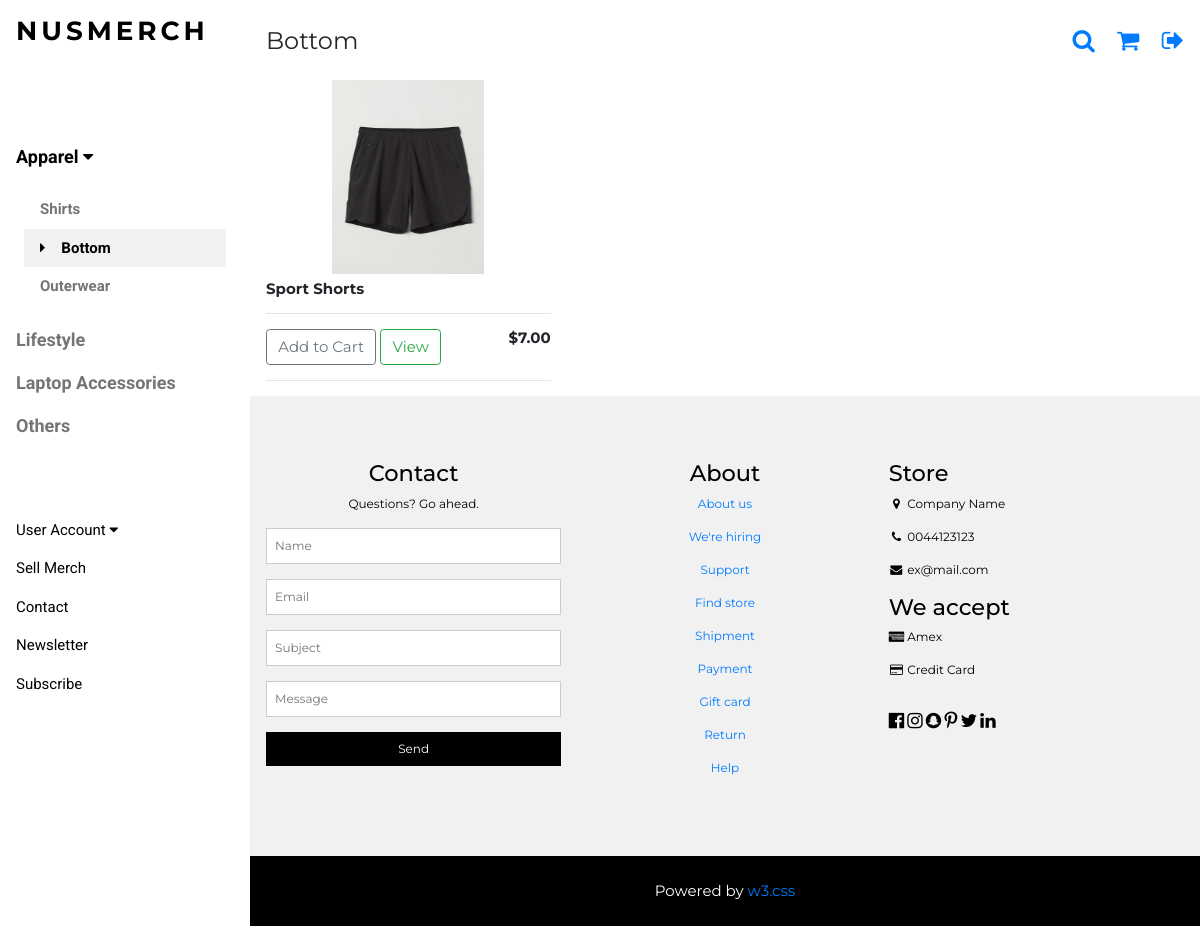
/bottom/, run on the app's committed database.
### nusmerch/models.py (models this page shows, shortened)
class Product(models.Model):
	cat = [
    ('Shirt', 'Shirt'),
    ('Outerwear', 'Outerwear'),
   	('Bottom', 'Bottom'),
   	('Laptop Accessories', 'Laptop Accessories'),
	('Lifestyle', 'Lifestyle'),
   	('Others', 'Others'),
   	]
	name = models.CharField(max_length=200,null=True)
	price = models.DecimalField(decimal_places=2,max_digits=5)
	organisation = models.CharField(max_length=200,null=True)
	category = models.CharField(max_length=200,null=True,choices=cat)
	form = models.URLField(max_length=200)
	image = models.ImageField(upload_to='media',null=True, blank=True)

### nusmerch/views.py (the view)
# urls.py: url(r'^bottom/$',views.bottom,name='bottom'),
def bottom(request):
    products = Product.objects.filter(category = "Bottom")
    context = {'products':products}
    return render(request, "nusmerch/buttom.html", context)

### nusmerch/templates/nusmerch/buttom.html (shortened to what this page needs)
{% extends "nusmerch/merch.html" %}
{% load static %}
{% block head %}
  <p class="w3-left">Bottom</p>
{% endblock %}
{% block menu %}
<nav class="w3-sidebar w3-bar-block w3-white w3-collapse w3-top" style="z-index:3;width:250px" id="mySidebar">
  <div class="w3-container w3-display-container w3-padding-16">
    <h3 class="w3-wide"><b>NUSMERCH</b></h3>
  </div>
  <div class="w3-padding-64 w3-large w3-text-grey" style="font-weight:bold">
      <a onclick="myAccFunc()" href="javascript:void(0)" class="w3-button w3-block w3-white w3-left-align" id="myBtn">
      Apparel  <i class="fa fa-caret-down"></i>
    </a>
    <div id="demoAcc" class="w3-bar-block w3-hide w3-padding-large w3-medium">
      <a href="/shirt/" class="w3-bar-item w3-button ">Shirts</a>
      <a href="/bottom/" class="w3-bar-item w3-button w3-light-grey"><i class="fa fa-caret-right w3-margin-right"></i>Bottom</a>
      <a href="/outerwear/" class="w3-bar-item w3-button">Outerwear</a>
    </div>
    <a href="/lifestyle/" class="w3-bar-item w3-button">Lifestyle</a>
    <a href="/laptop/" class="w3-bar-item w3-button">Laptop Accessories</a>
    <a href="/others/" class="w3-bar-item w3-button">Others</a>
  </div>
    <a onclick="myAccFunc2()" href="javascript:void(0)" class="w3-button w3-block w3-white w3-left-align" id="myBtn">
      User Account  <i class="fa fa-caret-down"></i>
    </a>
    <a href="#footer" class="w3-bar-item w3-button w3-padding">Sell Merch</a>
    <a href="#footer" class="w3-bar-item w3-button w3-padding">Contact</a>
  <a href="javascript:void(0)" class="w3-bar-item w3-button w3-padding" onclick="document.getElementById('newsletter').style.display='block'">Newsletter</a>
  <a href="#footer"  class="w3-bar-item w3-button w3-padding">Subscribe</a>
</nav>
{% endblock %}
{% block product %}
  <div class="w3-row">
    {% for product in products %}
    <div class="w3-col l4 s4">
      <img class="item center thumbnail" src="{{ product.image.url }}">
      <div class="w3-container">
        <h6><strong>{{product.name}}</strong></h6>
        <hr>
        <button data-product={{product.id}} data-action="add" class="btn btn-outline-secondary add-btn update-cart" href="javascript:void(0)" onclick="document.getElementById('cart').style.display='block'">Add to Cart</button>
        <a class="btn btn-outline-success" href="/product/">View</a>
        <h6 style="display: inline-block; float: right"><strong>${{product.price|floatformat:2}}</strong></h6>
        <hr>
      </div>
    </div>
    {% endfor %}
  </div>
{% endblock %}

### nusmerch/static/merch.css (style rules this page uses)
html { box-sizing:border-box }
*,*:before,*:after { box-sizing:inherit }
html { -ms-text-size-adjust:100%;-webkit-text-size-adjust:100% }
body { margin:0 }
article,aside,details,figcaption,figure,footer,header,main,menu,nav,section { display:block }
a { background-color:transparent }
b,strong { font-weight:bolder }
img { border-style:none }
hr { box-sizing:content-box;height:0;overflow:visible }
button,input,select,textarea,optgroup { font:inherit;margin:0 }
button,input { overflow:visible }
button,select { text-transform:none }
button,[type=button],[type=reset],[type=submit] { -webkit-appearance:button }
html,body { font-family:Verdana,sans-serif;font-size:15px;line-height:1.5 }
html { overflow-x:hidden }
h3 { font-size:24px }
h6 { font-size:16px }
h1,h2,h3,h4,h5,h6 { font-family:"Segoe UI",Arial,sans-serif;font-weight:400;margin:10px 0 }
.w3-wide { letter-spacing:4px }
hr { border:0;border-top:1px solid #eee;margin:20px 0 }
img { max-width: 100%;height: auto; }
.item { width: 120px;height: 200px;margin: 3px;padding: 3px; }
.center { display: block;margin-left: auto;margin-right: auto;width: 50%; }
img { vertical-align:middle }
a { color:inherit }
.w3-btn,.w3-button { border:none;display:inline-block;padding:8px 16px;vertical-align:middle;overflow:hidden;text-decoration:none;color:inherit;background-color:inherit;text-align:center;cursor:pointer;white-space:nowrap }
.w3-btn,.w3-button { -webkit-touch-callout:none;-webkit-user-select:none;-khtml-user-select:none;-moz-user-select:none;-ms-user-select:none;user-select:none }
.w3-tooltip,.w3-display-container { position:relative }
.w3-sidebar { height:100%;width:200px;background-color:#fff;position:fixed!important;z-index:1;overflow:auto }
.w3-bar-block .w3-bar-item { width:100%;display:block;padding:8px 16px;text-align:left;border:none;white-space:normal;float:none;outline:0 }
.w3-block { display:block;width:100% }
.w3-container:after,.w3-container:before,.w3-panel:after,.w3-panel:before,.w3-row:after,.w3-row:before,.w3-row-padding:after,.w3-row-padding:before, .w3-cell-row:before,.w3-cell-row:after,.w3-clear:after,.w3-clear:before,.w3-bar:before,.w3-bar:after { content:"";display:table;clear:both }
.w3-col,.w3-half,.w3-third,.w3-twothird,.w3-threequarter,.w3-quarter { float:left;width:100% }
.w3-col.s4 { width:33.33333% }
@media (min-width:993px) { .w3-col.l4 { width:33.33333% } }
.w3-content,.w3-auto { margin-left:auto;margin-right:auto }
.w3-content { max-width:980px }
.w3-hide { display:none!important }
.w3-show-block,.w3-show { display:block!important }
@media (min-width:993px) { .w3-sidebar.w3-collapse { display:block!important } }
.w3-top,.w3-bottom { position:fixed;width:100%;z-index:1 }
.w3-top { top:0 }
.w3-container,.w3-panel { padding:0.01em 16px }
.w3-medium { font-size:15px!important }
.w3-large { font-size:18px!important }
.w3-left-align { text-align:left!important }
.w3-margin-right { margin-right:16px!important }
.w3-padding { padding:8px 16px!important }
.w3-padding-large { padding:12px 24px!important }
.w3-padding-16 { padding-top:16px!important;padding-bottom:16px!important }
.w3-padding-64 { padding-top:64px!important;padding-bottom:64px!important }
.w3-left { float:left!important }
.w3-white,.w3-hover-white:hover { color:#000!important;background-color:#fff!important }
.w3-light-grey,.w3-hover-light-grey:hover,.w3-light-gray,.w3-hover-light-gray:hover { color:#000!important;background-color:#f1f1f1!important }
.w3-text-grey,.w3-hover-text-grey:hover,.w3-text-gray,.w3-hover-text-gray:hover { color:#757575!important }

### nusmerch/templates/nusmerch/merch.html (style rules this page uses)
.w3-sidebar a { font-family: "Roboto", sans-serif }
body,h1,h2,h3,h4,h5,h6,.w3-wide { font-family: "Montserrat", sans-serif; }

### data on the page
Product: image (picture), name "Sport Shorts", price "7.00"
